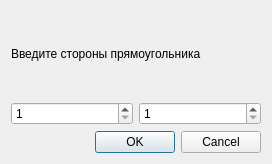
<?xml version="1.0" encoding="UTF-8"?>
<ui version="4.0">
 <class>DialogRectangle</class>
 <widget class="QDialog" name="DialogRectangle">
  <property name="geometry">
   <rect>
    <x>0</x>
    <y>0</y>
    <width>272</width>
    <height>164</height>
   </rect>
  </property>
  <property name="windowTitle">
   <string>InputFigure</string>
  </property>
  <layout class="QGridLayout" name="gridLayout_3">
   <item row="0" column="0">
    <layout class="QGridLayout" name="gridLayout_2">
     <item row="2" column="0">
      <widget class="QDialogButtonBox" name="buttonBox">
       <property name="orientation">
        <enum>Qt::Horizontal</enum>
       </property>
       <property name="standardButtons">
        <set>QDialogButtonBox::Cancel|QDialogButtonBox::Ok</set>
       </property>
      </widget>
     </item>
     <item row="1" column="0">
      <layout class="QGridLayout" name="gridLayout">
       <item row="0" column="0">
        <widget class="QSpinBox" name="spinBox">
         <property name="minimum">
          <number>1</number>
         </property>
         <property name="maximum">
          <number>500</number>
         </property>
         <property name="singleStep">
          <number>5</number>
         </property>
        </widget>
       </item>
       <item row="0" column="1">
        <widget class="QSpinBox" name="spinBox_2">
         <property name="minimum">
          <number>1</number>
         </property>
         <property name="maximum">
          <number>500</number>
         </property>
         <property name="singleStep">
          <number>5</number>
         </property>
        </widget>
       </item>
      </layout>
     </item>
     <item row="0" column="0">
      <widget class="QLabel" name="label">
       <property name="text">
        <string>Введите стороны прямоугольника</string>
       </property>
      </widget>
     </item>
    </layout>
   </item>
  </layout>
 </widget>
 <resources/>
 <connections>
  <connection>
   <sender>buttonBox</sender>
   <signal>accepted()</signal>
   <receiver>DialogRectangle</receiver>
   <slot>accept()</slot>
   <hints>
    <hint type="sourcelabel">
     <x>248</x>
     <y>254</y>
    </hint>
    <hint type="destinationlabel">
     <x>157</x>
     <y>274</y>
    </hint>
   </hints>
  </connection>
  <connection>
   <sender>buttonBox</sender>
   <signal>rejected()</signal>
   <receiver>DialogRectangle</receiver>
   <slot>reject()</slot>
   <hints>
    <hint type="sourcelabel">
     <x>316</x>
     <y>260</y>
    </hint>
    <hint type="destinationlabel">
     <x>286</x>
     <y>274</y>
    </hint>
   </hints>
  </connection>
 </connections>
</ui>
